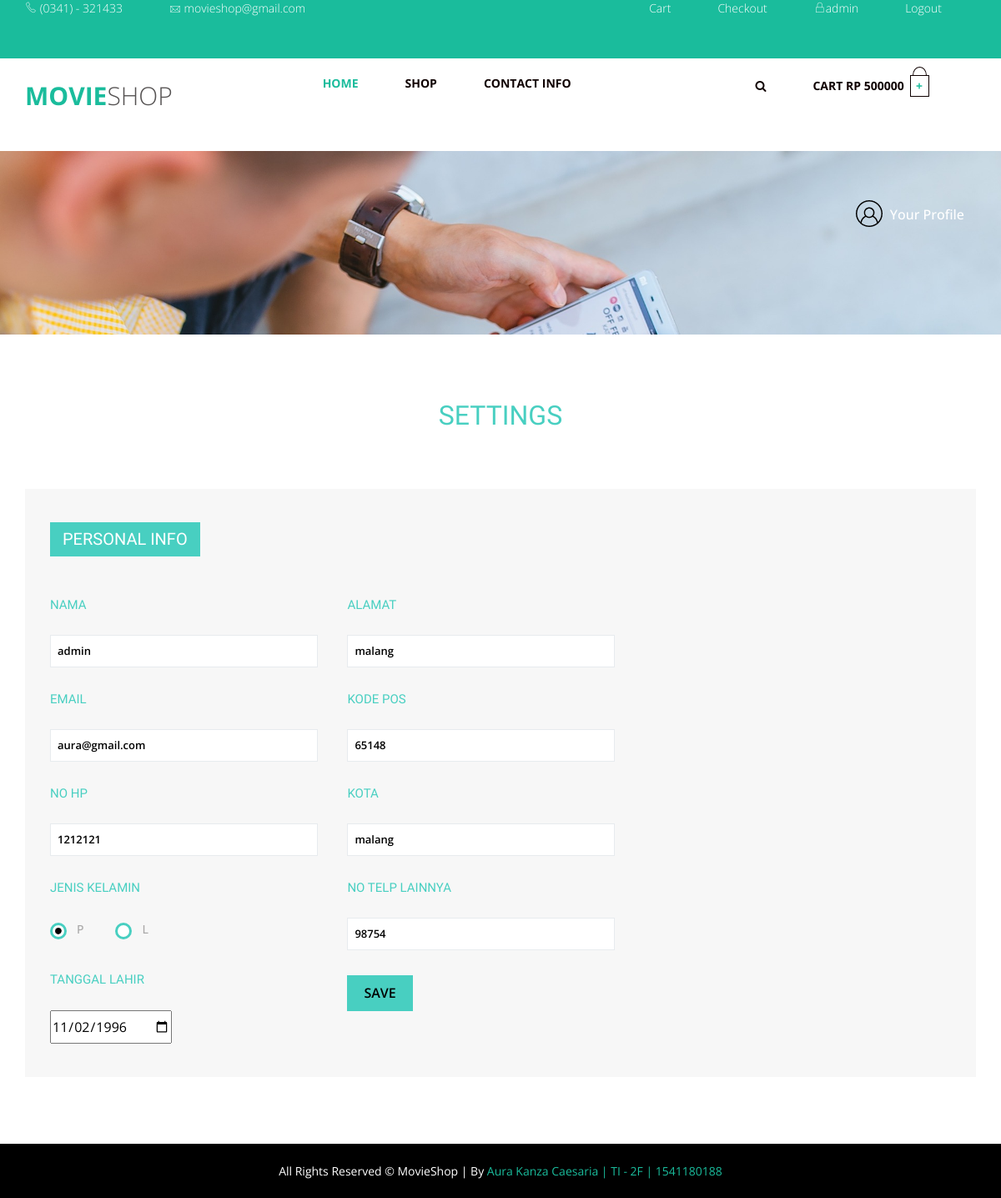
The app's page /editprofile.php (signed in) with its own data.
### tables this page shows
CREATE TABLE `signup` (
  `full_name` varchar(100) NOT NULL,
  `username` varchar(15) NOT NULL,
  `password` varchar(10) NOT NULL,
  `rolee` varchar(10) NOT NULL DEFAULT 'user',
  `uang` int(11) NOT NULL DEFAULT '500000',
  `email` varchar(30) DEFAULT NULL,
  `hp` int(15) DEFAULT NULL,
  `jenis_kelamin` varchar(10) DEFAULT NULL,
  `tgl_lahir` date DEFAULT NULL,
  `alamat` varchar(50) DEFAULT NULL,
  `kodepos` int(11) DEFAULT NULL,
  `kota` varchar(10) DEFAULT NULL,
  `hp_lain` int(15) DEFAULT NULL
);

### editprofile.php (the view, shortened to what this page needs)
<?php
include 'koneksi.php';
include 'koding/top.php';
?>
<!DOCTYPE html>
<html class="no-js" lang="en">
<head>
<link href="profile/css/bootstrap.css" rel="stylesheet">
<link href="profile/css/style.css" rel="stylesheet" type="text/css" media="all" />
<link href="profile/css/animate.css" rel="stylesheet" type="text/css" media="all">
</head>
<body>
 <?php
        include 'koding/preloaader.php';
        $id=$_SESSION['username'];
$query = $koneksi->query("SELECT * FROM signup WHERE username='$id'");
$check = $query->fetch_assoc();
        ?>
<div class="banner page-head">
	<div class="container">
		<div class="profile_details">
						<ul>
							<li class="dropdown profile_details_drop">
								<a href="#" class="dropdown-toggle" data-toggle="dropdown" aria-expanded="false">
									<div class="profile_img">
										<span style="background:url(images/1.png) no-repeat center"> </span>
										 <div class="user-name">
											<p>Your Profile</p>
										 </div>
										<div class="clearfix"></div>
									</div>
								</a>
							</li>
						</ul>
		</div>
			<div class="clearfix"> </div>
	</div>
</div>
<div class="set-content">
	<div class="container">
		<h4 class="view_title">SETTINGS</h4>
							<div class="bs-example bs-example-tabs orders-tab" role="tabpanel" data-example-id="togglable-tabs">
								<ul id="myTab" class="nav nav-tabs" role="tablist">
								  <li role="presentation" class="active"><a href="#home" id="home-tab" role="tab" data-toggle="tab" aria-controls="home" aria-expanded="true">Personal info</a></li>
								</ul>
								<div id="myTabContent" class="tab-content">
									<div role="tabpanel" class="tabs-para tab-pane fade in active" id="home" aria-labelledby="home-tab">
										<div class="profile-gd">
										<form action="proseseditprofile.php" method="post" role="form">
											<div class="tab-for-sett">
												<h5>nama</h5>
													<input type="text" value="<?php echo $check['full_name'] ?>" name="full_name"  required="">
												<h5>Email </h5>
													<input type="text" value="<?php echo $check['email'] ?>" name="email" required="">
												<h5>no hp</h5>
													<input type="text" value="<?php echo $check['hp'] ?>" name="hp"  required="" maxlength="12">
												<h5>jenis kelamin</h5>
												<div class="swit-radio-thre">
													<div class="check_box_thre">
														<div class="radio_thre">
															<label><input type="radio" name="jenis_kelamin" value="perempuan" checked=""><i></i>P</label>
														</div>
													</div>
													<div class="check_box_thre">
														<div class="radio_thre">
															<label><input type="radio" name="jenis_kelamin" value="laki-laki"><i></i>L</label>
														</div>
													</div>
													<div class="clearfix"></div>
												</div>
												<h5>tanggal lahir</h5>
													<input type="date" value="<?php echo $check['tgl_lahir'] ?>" name="tgl_lahir"><br>
											</div>
											<div class="tab-for-sett">
												<h5>Alamat</h5>
														<input type="text" value="<?php echo $check['alamat'] ?>" name="alamat">
												<h5>Kode Pos</h5>
														<input type="text" value="<?php echo $check['kodepos'] ?>" name="kodepos" maxlength="5">
												<h5>Kota</h5>
														<input type="text" value="<?php echo $check['kota'] ?>" name="kota">
												<h5>No Telp Lainnya</h5>
														<input type="text" value="<?php echo $check['hp_lain'] ?>" name="hp_lain" maxlength="12">
												<input  type="submit" value="SAVE" name="save">
											</div>
											<div class="clearfix">
											</div>
										</form>
										</div>
									</div>
								</div>
							</div>
	</div>
</div>
<?php
            include 'koding/footer.php';
       ?>
</body>
</html>

### koding/preloaader.php (shortened to what this page needs)
<?php
include 'koneksi.php';
?>
        <section class="header-top-section">
            <div class="container">
                <div class="row">
                    <div  class="col-md-6">
                        <div class="header-top-content">
                            <ul class="nav nav-pills navbar-left">
                                <li><a href="#"><i class="pe-7s-call"></i><span> (0341) - 321433</span></a></li>
                                <li><a href="#"><i class="pe-7s-mail"></i><span> movieshop@gmail.com</span></a></li>
                            </ul>
                        </div>
                    </div>
                    <div  class="col-md-6">
                        <div class="header-top-menu">
                            <ul class="nav nav-pills navbar-right">
                                <li><a href="cart.php">Cart</a></li>
                                <li><a href="rincian.php">Checkout</a></li>
                                    <?php if (empty($_SESSION['username']))
                                            {
                                    ?>
                                <li><a href="login.php"><i class="pe-7s-lock"></i>Login/Register</a></li>
                                    <?php } else { $username=$_SESSION['username'];
                                        $cek = $koneksi->query("select * from signup where username='$username' ");
                                        $comm = $cek->fetch_assoc();
                                    ?>
                                <li><a href="profile.php"><i class="pe-7s-lock"></i><?php echo $comm['full_name'] ;?></a></li>
                                <li><a href="logout.php">Logout</a></li>
                                    <?php } ?>
                            </ul>
                        </div>
                    </div>
                </div>
            </div>
        </section>
        <header class="header-section">
            <nav class="navbar navbar-default">
                <div class="container">
                    <div class="navbar-header">
                        <a class="navbar-brand" href="index.php"><b>Movie</b>Shop</a>
                    </div>
                    <div class="collapse navbar-collapse" id="bs-example-navbar-collapse-1">
                        <ul class="nav navbar-nav">
                            <li class="active"><a href="index.php">Home</a></li>
                            <li><a href="shop.php">Shop</a></li>
                            <li><a href="contactinfo.php">Contact Info</a></li>
                        </ul>
                        <ul class="nav navbar-nav navbar-right cart-menu">
                        <li><a href="#" class="search-btn"><i class="fa fa-search" aria-hidden="true"></i></a></li>
                        <?php if(!empty($_SESSION['username'])) { ?>
                        <li><a href="#"><span> Cart Rp <?php echo $comm['uang']; ?>&nbsp;</span> <span class="shoping-cart">+</span></a></li>
                        <?php }?>
                    </ul>
                    </div>
                </div>
            </nav>
        </header>

### css/style4.css (style rules this page uses)
* { margin: 0; padding: 0px; }
body { font-family: 'Open Sans', sans-serif; font-size: 13px; line-height: 20px; position: relative; background: #fff; color: #656565; padding: 0; margin: 0; overflow: visible; }
*,*:after,*:before { -webkit-box-sizing: border-box; -moz-box-sizing: border-box; box-sizing: border-box; padding: 0; margin: 0; }
a { color: #0098d7; padding: 0; margin: 0; text-decoration: none; }
h1,h2,h3,h4,h5,h6 { letter-spacing: 0px; font-weight: normal; position: relative; padding: 0 0 10px 0; font-weight: normal; font-family: 'Roboto', serif; line-height: 140%; color: #01090c; }
h4 { font-size: 16px; }
h5 { font-size: 14px; }
input,textarea { color: #000 !important }
html, body, .wrapper { height: 100%; }
.header-top-section { display: block; width: 100%; background: #1abc9c; color: #fff; }
.header-top-content ul li a { color: #fff; font-size: 14px; font-weight: 300; padding-left: 0; }
.header-top-content ul li:last-child a i { position: relative; top: 2px; }
.header-top-menu ul li a { color: #fff; font-size: 14px; font-weight: 300; }
.header-section { display: block; width: 100%; padding: 20px 0; position: relative; transition: all 1s; background: #fff; }
.header-section .navbar { height: auto; min-height: none; margin-bottom: 0; border-radius: 0; border: none; background: transparent !important }
.header-section .navbar .navbar-brand { font-size: 30px; font-weight: 300; text-transform: uppercase; color: #555252; }
.header-section .navbar .navbar-brand b { color: #1abc9c; }
.navbar-default .navbar-collapse, .navbar-default .navbar-form { text-align: center; padding: 0 !important; background: transparent !important; }
ul.navbar-nav { background: transparent; margin: 0 auto; margin-bottom: -5px; display: inline-block; float: none; }
ul.navbar-nav li a { font-size: 14px; font-weight: 700; color: #0f0101 !important; background: transparent !important; text-transform: uppercase; }
ul.navbar-nav li.active a, ul.navbar-nav li a:hover { color: #1abc9c !important; }
ul.navbar-nav.cart-menu li a { padding-right: 0; color: #0f0101; font-weight: 700; }
ul.navbar-nav.cart-menu li a .fa-search { margin-top: 6px; display: block; }
span.shoping-cart { border: 1px solid #0f0101; padding: 2px 7px 2px 6px; text-align: center; display: inline-block; position: relative; background: #fff; }
span.shoping-cart:after { height: 90%; width: 80%; display: block; background: transparent; position: absolute; content: ""; border: 1px solid #0f0101; border-radius: 50%; top: -47%; left: 0; right: 0; margin: 0 auto; z-index: -9999; }
span.shoping-cart:before { height: 100%; width: 100%; display: block; background: #fff; position: absolute; content: ""; top: 0%; left: 0; right: 0; margin: 0 auto; z-index: -999; }
span.shoping-cart { border: 1px solid #0f0101; padding: 2px 7px 2px 6px; text-align: center; display: inline-block; position: relative; background: #fff; z-index: 9999999; color: #1abc9c; }

### records on screen
signup: full_name "admin", uang "500000", email "aura@gmail.com", hp "1212121", tgl_lahir "11/02/1996", alamat "malang", kodepos "65148", kota "malang", hp_lain "98754"
